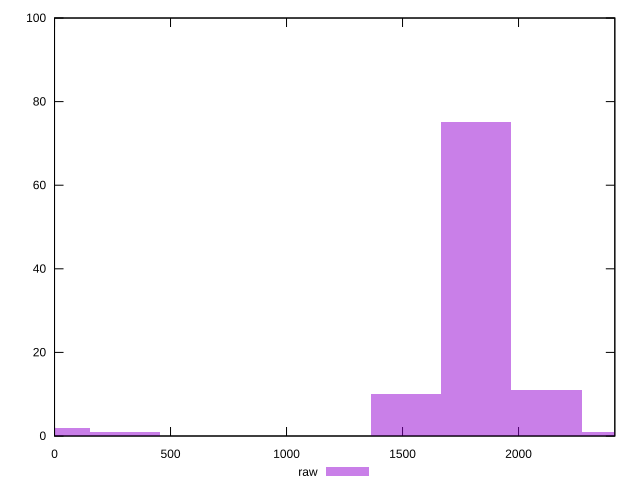

Recreate this plot in gnuplot.
reset

$raw <<EOF
0 2
2120.3765479804415 11
1817.465612554664 75
302.9109354257773 1
2423.2874834062186 1
1514.5546771288866 10
EOF

set key outside below
set boxwidth 302.9109354257773
set xrange [0:2415]
set yrange [0:100]
set trange [0:100]
set style fill transparent solid 0.5 noborder
set terminal svg size 640, 490 enhanced background rgb 'white'
set output "report_00013_2021-02-09T12-04-24.940Z/uses-rel-preload/samples/pages+cached+noadtech/raw/histogram.svg"

plot $raw title "raw" with boxes

reset
